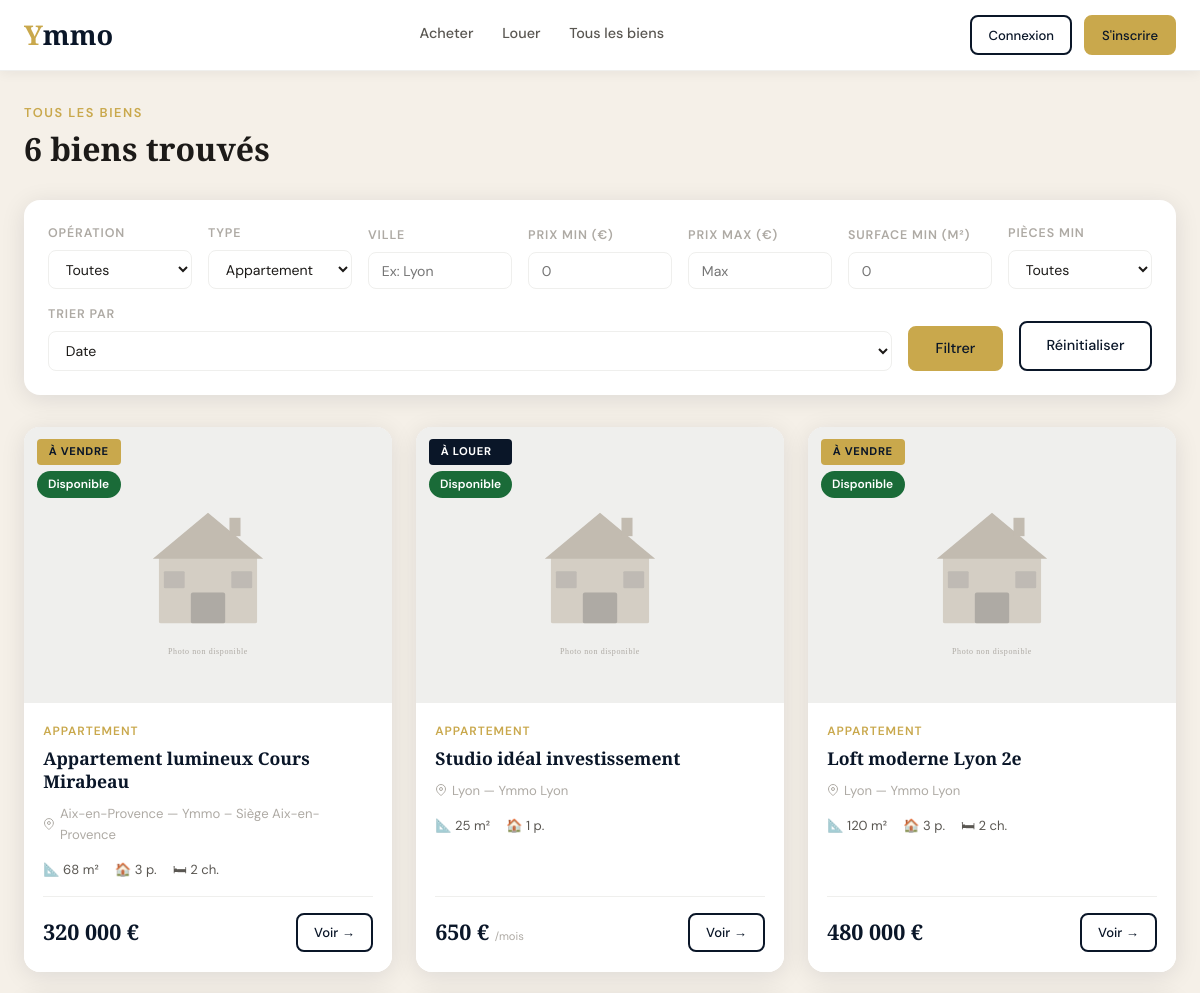
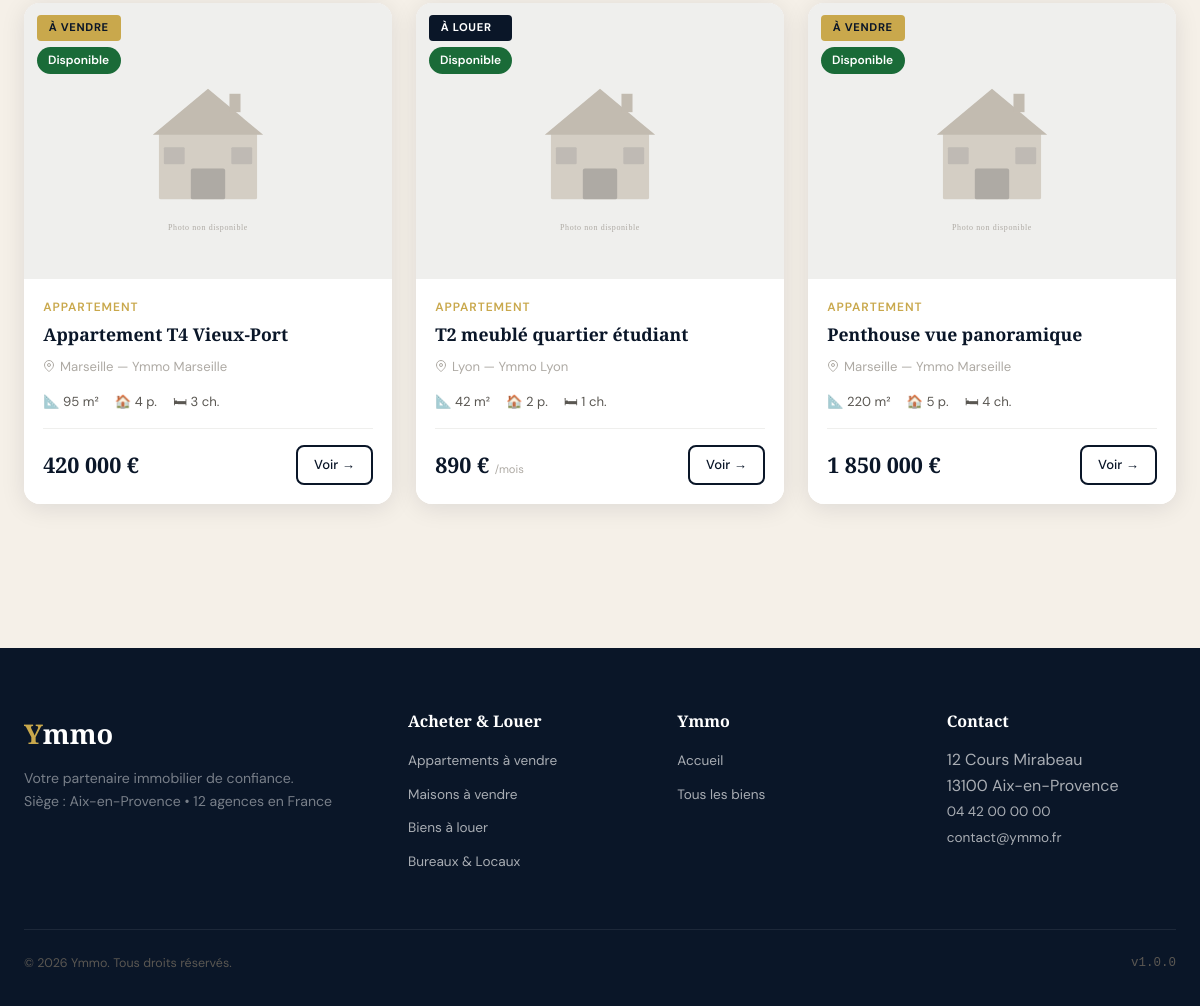
Screenshot of /biens.php?type=appartement with the database file from the repository (2 pictures, top to bottom).
### tables this page shows
CREATE TABLE `biens` (
  `id`            INT UNSIGNED AUTO_INCREMENT PRIMARY KEY,
  `titre`         VARCHAR(200) NOT NULL,
  `description`   TEXT         NOT NULL,
  `type`          ENUM('appartement','maison','bureau','local','terrain','autre') NOT NULL,
  `statut`        ENUM('disponible','vendu','loue','archive') NOT NULL DEFAULT 'disponible',
  `operation`     ENUM('vente','location') NOT NULL DEFAULT 'vente',
  `prix`          DECIMAL(12,2) NOT NULL,
  `surface`       DECIMAL(8,2)  NOT NULL,
  `pieces`        TINYINT UNSIGNED NOT NULL DEFAULT 1,
  `chambres`      TINYINT UNSIGNED NOT NULL DEFAULT 0,
  `etage`         TINYINT NULL,
  `adresse`       VARCHAR(255) NOT NULL,
  `ville`         VARCHAR(100) NOT NULL,
  `cp`            VARCHAR(10)  NOT NULL,
  `latitude`      DECIMAL(10,7) NULL,
  `longitude`     DECIMAL(10,7) NULL,
  `agence_id`     INT UNSIGNED NOT NULL,
  `agent_id`      INT UNSIGNED NOT NULL,
  `options`       JSON NULL COMMENT 'Parkings, cave, terrasse, etc.',
  `created_at`    DATETIME DEFAULT CURRENT_TIMESTAMP,
  `updated_at`    DATETIME DEFAULT CURRENT_TIMESTAMP ON UPDATE CURRENT_TIMESTAMP,
  FOREIGN KEY (`agence_id`) REFERENCES `agences`(`id`),
  FOREIGN KEY (`agent_id`)  REFERENCES `users`(`id`)
);

CREATE TABLE `agences` (
  `id`        INT UNSIGNED AUTO_INCREMENT PRIMARY KEY,
  `nom`       VARCHAR(100) NOT NULL,
  `adresse`   VARCHAR(255) NOT NULL,
  `ville`     VARCHAR(100) NOT NULL,
  `cp`        VARCHAR(10)  NOT NULL,
  `telephone` VARCHAR(20)  NOT NULL,
  `email`     VARCHAR(150) NOT NULL,
  `created_at` DATETIME DEFAULT CURRENT_TIMESTAMP
);

### config/database.php (called while the page is built, shortened)
<?php
class Database
{
    private static ?PDO $instance = null;
    public static function getInstance(): PDO
    {
        if (self::$instance === null) {
            try {
                $dsn = sprintf(
                    'mysql:host=%s;dbname=%s;charset=%s',
                    DB_HOST, DB_NAME, DB_CHARSET
                );
                self::$instance = new PDO($dsn, DB_USER, DB_PASS, [
                    PDO::ATTR_ERRMODE            => PDO::ERRMODE_EXCEPTION,
                    PDO::ATTR_DEFAULT_FETCH_MODE => PDO::FETCH_ASSOC,
                    PDO::ATTR_EMULATE_PREPARES   => false,
                ]);
            } catch (PDOException $e) {
                if (DEBUG_MODE) {
                    die('Erreur de connexion BDD : ' . $e->getMessage());
                } else {
                    die('Erreur de connexion. Veuillez réessayer plus tard.');
                }
            }
        }
        return self::$instance;
    }
    public static function query(string $sql, array $params = []): PDOStatement
    {
        $stmt = self::getInstance()->prepare($sql);
        $stmt->execute($params);
        return $stmt;
    }
    public static function fetchOne(string $sql, array $params = []): array|false
    {
        return self::query($sql, $params)->fetch();
    }
}

### biens.php (the view, shortened to what this page needs)
<?php
require_once __DIR__ . '/includes/header.php';
$filters = [
  'operation'  => clean($_GET['operation']  ?? ''),
  'type'       => clean($_GET['type']       ?? ''),
  'ville'      => clean($_GET['ville']      ?? ''),
  'prix_min'   => isset($_GET['prix_min']) && $_GET['prix_min'] !== '' ? (float)$_GET['prix_min'] : null,
  'prix_max'   => isset($_GET['prix_max']) && $_GET['prix_max'] !== '' ? (float)$_GET['prix_max'] : null,
  'surface_min' => (int)($_GET['surface_min'] ?? 0),
  'pieces_min' => (int)($_GET['pieces_min'] ?? 0),
  'sort'       => clean($_GET['sort']       ?? 'created_at'),
  'order'      => clean($_GET['order']      ?? 'DESC'),
  'statut'     => 'disponible',
];
$page   = max(1, (int)($_GET['page'] ?? 1));
$result = getBiens($filters, $page);
?>
<div class="container" style="padding-top:2rem;padding-bottom:4rem;">
  <div class="section-header">
    <div>
      <p class="section-label">
        <?php if ($filters['operation'] === 'vente'): ?>Acheter
        <?php elseif ($filters['operation'] === 'location'): ?>Louer
        <?php else: ?>Tous les biens<?php endif; ?>
      </p>
      <h1 style="font-size:2rem;">
        <?= $result['total'] ?> bien<?= $result['total'] > 1 ? 's' : '' ?> trouvé<?= $result['total'] > 1 ? 's' : '' ?>
      </h1>
    </div>
  </div>
  <form class="filters-bar" method="GET" action="biens.php" id="filters-form">
    <div class="filter-group">
      <label>Opération</label>
      <select name="operation" onchange="this.form.submit()">
        <option value="">Toutes</option>
      </select>
    </div>
    <div class="filter-group">
      <label>Type</label>
      <select name="type" onchange="this.form.submit()">
        <option value="appartement" <?= $filters['type'] === 'appartement' ? 'selected' : '' ?>>Appartement</option>
      </select>
    </div>
    <div class="filter-group">
      <label>Ville</label>
      <input type="text" name="ville" value="<?= e($filters['ville']) ?>" placeholder="Ex: Lyon">
    </div>
    <div class="filter-group">
      <label>Prix min (€)</label>
      <input type="number" name="prix_min" value="<?= $filters['prix_min'] ?: '' ?>" placeholder="0" min="0">
    </div>
    <div class="filter-group">
      <label>Prix max (€)</label>
      <input type="number" name="prix_max" value="<?= $filters['prix_max'] ?: '' ?>" placeholder="Max" min="0">
    </div>
    <div class="filter-group">
      <label>Surface min (m²)</label>
      <input type="number" name="surface_min" value="<?= $filters['surface_min'] ?: '' ?>" placeholder="0" min="0">
    </div>
    <div class="filter-group">
      <label>Pièces min</label>
      <select name="pieces_min">
        <option value="">Toutes</option>
      </select>
    </div>
    <div class="filter-group">
      <label>Trier par</label>
      <select name="sort" onchange="this.form.submit()">
        <option value="created_at" <?= $filters['sort'] === 'created_at' ? 'selected' : '' ?>>Date</option>
      </select>
    </div>
    <button type="submit" class="btn btn-primary">Filtrer</button>
    <a href="biens.php" class="btn btn-outline">Réinitialiser</a>
  </form>
  <?php if (empty($result['items'])): ?>
    <div class="empty-state">
      <svg width="64" height="64" viewBox="0 0 24 24" fill="none" stroke="currentColor" stroke-width="1">
        <path d="M3 9l9-7 9 7v11a2 2 0 01-2 2H5a2 2 0 01-2-2z" />
      </svg>
      <h3>Aucun bien ne correspond à vos critères</h3>
      <p>Essayez d'élargir vos filtres.</p>
      <a href="biens.php" class="btn btn-primary mt-2">Voir tous les biens</a>
    </div>
  <?php else: ?>
    <div class="biens-grid">
      <?php foreach ($result['items'] as $b): ?>
        <a href="bien-detail.php?id=<?= $b['id'] ?>" class="bien-card">
          <div class="bien-card-img">
            <img loading="lazy" src="<?= imageSrc($b['image_principale']) ?>" alt="<?= e($b['titre']) ?>" loading="lazy">
            <div class="bien-card-badges">
              <span class="bien-card-operation <?= $b['operation'] === 'location' ? 'location' : '' ?>">
                <?= $b['operation'] === 'vente' ? 'À vendre' : 'À louer' ?>
              </span>
              <?= badgeStatut($b['statut']) ?>
            </div>
          </div>
          <div class="bien-card-body">
            <p class="bien-card-type"><?= labelType($b['type']) ?></p>
            <h3 class="bien-card-title"><?= e($b['titre']) ?></h3>
            <p class="bien-card-location">
              <svg class="icon-pin" width="12" height="12" viewBox="0 0 24 24" fill="none" stroke="currentColor" stroke-width="2">
                <path d="M21 10c0 7-9 13-9 13s-9-6-9-13a9 9 0 0118 0z" />
                <circle cx="12" cy="10" r="3" />
              </svg>
              <?= e($b['ville']) ?> — <?= e($b['agence_nom']) ?>
            </p>
            <div class="bien-card-features">
              <span class="bien-card-feature">📐 <?= formatSurface($b['surface']) ?></span>
              <?php if ($b['pieces']): ?>
                <span class="bien-card-feature">🏠 <?= $b['pieces'] ?> p.</span>
              <?php endif; ?>
              <?php if ($b['chambres']): ?>
                <span class="bien-card-feature">🛏 <?= $b['chambres'] ?> ch.</span>
              <?php endif; ?>
            </div>
            <div class="bien-card-footer">
              <p class="bien-card-price">
                <?= formatPrix($b['prix']) ?>
                <?php if ($b['operation'] === 'location'): ?><small>/mois</small><?php endif; ?>
              </p>
              <span class="btn btn-sm btn-outline">Voir →</span>
            </div>
          </div>
        </a>
      <?php endforeach; ?>
    </div>
  <?php endif; ?>
</div>
<?php require_once __DIR__ . '/includes/footer.php'; ?>

### includes/functions.php (shortened to what this page needs)
<?php
require_once __DIR__ . '/../config/database.php';
function e(?string $value): string
{
    return htmlspecialchars($value ?? '', ENT_QUOTES | ENT_HTML5, 'UTF-8');
}
function clean(?string $value): string
{
    return trim(strip_tags($value ?? ''));
}
function formatPrix(float $prix): string
{
    return number_format($prix, 0, ',', ' ') . ' €';
}
function formatSurface(float $surface): string
{
    return number_format($surface, 0, ',', ' ') . ' m²';
}
function labelType(string $type): string
{
    return match ($type) {
        'appartement' => 'Appartement',
        'maison'      => 'Maison',
        'bureau'      => 'Bureau',
        'local'       => 'Local commercial',
        'terrain'     => 'Terrain',
        default       => 'Autre',
    };
}
function labelStatut(string $statut): string
{
    return match ($statut) {
        'disponible' => 'Disponible',
        'vendu'      => 'Vendu',
        'loue'       => 'Loué',
        'archive'    => 'Archivé',
        default      => $statut,
    };
}
function badgeStatut(string $statut): string
{
    $class = match ($statut) {
        'disponible' => 'badge-success',
        'vendu'      => 'badge-danger',
        'loue'       => 'badge-warning',
        'archive'    => 'badge-secondary',
        default      => 'badge-info',
    };
    return '<span class="badge ' . $class . '">' . labelStatut($statut) . '</span>';
}
function getBiens(array $filters = [], int $page = 1, int $perPage = ITEMS_PER_PAGE): array
{
    $where  = ['b.statut != "archive"'];
    $params = [];
    if (!empty($filters['type'])) {
        $where[] = 'b.type = :type';
        $params[':type'] = $filters['type'];
    }
    if (!empty($filters['statut'])) {
        $where[] = 'b.statut = :statut';
        $params[':statut'] = $filters['statut'];
    }
    $whereClause = $where ? 'WHERE ' . implode(' AND ', $where) : '';
    $sort        = in_array($filters['sort'] ?? '', ['prix', 'surface', 'created_at'])
        ? 'b.' . $filters['sort']
        : 'b.created_at';
    $order       = ($filters['order'] ?? 'DESC') === 'ASC' ? 'ASC' : 'DESC';
    $offset      = ($page - 1) * $perPage;
    $total = (int) Database::fetchOne(
        "SELECT COUNT(*) AS total FROM biens b $whereClause",
        $params
    )['total'];
    $sql = "
        SELECT b.*,
               a.nom AS agence_nom,
               CONCAT(u.prenom, ' ', u.nom) AS agent_nom,
               img.filename AS image_principale
        FROM biens b
        LEFT JOIN agences a ON a.id = b.agence_id
        LEFT JOIN users   u ON u.id = b.agent_id
        LEFT JOIN images_biens img ON img.bien_id = b.id AND img.principale = 1
        $whereClause
        ORDER BY $sort $order
        LIMIT :limit OFFSET :offset
    ";
    $stmt = Database::getInstance()->prepare($sql);
    foreach ($params as $k => $v) {
        $stmt->bindValue($k, $v);
    }
    $stmt->bindValue(':limit',  $perPage, PDO::PARAM_INT);
    $stmt->bindValue(':offset', $offset,  PDO::PARAM_INT);
    $stmt->execute();
    $items = $stmt->fetchAll();
    return [
        'items'      => $items,
        'total'      => $total,
        'page'       => $page,
        'perPage'    => $perPage,
        'totalPages' => (int) ceil($total / $perPage),
    ];
}
function imageSrc(?string $filename): string
{
    return APP_URL . '/assets/images/placeholder.svg';
}

### rows the page displays
biens: type "Appartement", operation "À LOUER", statut "Disponible", type "APPARTEMENT", titre "Studio idéal investissement", ville "Lyon", agence.nom "Ymmo Lyon", surface "25 m²", pieces "1", prix "650 €"
biens: operation "À VENDRE", statut "Disponible", type "APPARTEMENT", titre "Appartement lumineux Cours Mirabeau", ville "Aix-en-Provence", agence.nom "Ymmo – Siège Aix-en-Provence", surface "68 m²", pieces "3", chambres "2", prix "320 000 €"
biens: operation "À VENDRE", statut "Disponible", type "APPARTEMENT", titre "Loft moderne Lyon 2e", ville "Lyon", agence.nom "Ymmo Lyon", surface "120 m²", pieces "3", chambres "2", prix "480 000 €"
biens: operation "À VENDRE", statut "Disponible", type "APPARTEMENT", titre "Appartement T4 Vieux-Port", ville "Marseille", agence.nom "Ymmo Marseille", surface "95 m²", pieces "4", chambres "3", prix "420 000 €"
biens: operation "À LOUER", statut "Disponible", type "APPARTEMENT", titre "T2 meublé quartier étudiant", ville "Lyon", agence.nom "Ymmo Lyon", surface "42 m²", pieces "2", chambres "1", prix "890 €"
biens: operation "À VENDRE", statut "Disponible", type "APPARTEMENT", titre "Penthouse vue panoramique", ville "Marseille", agence.nom "Ymmo Marseille", surface "220 m²", pieces "5", chambres "4", prix "1 850 000 €"

### other values shown
$result['total'] "6"
APP_VERSION "1.0.0"
